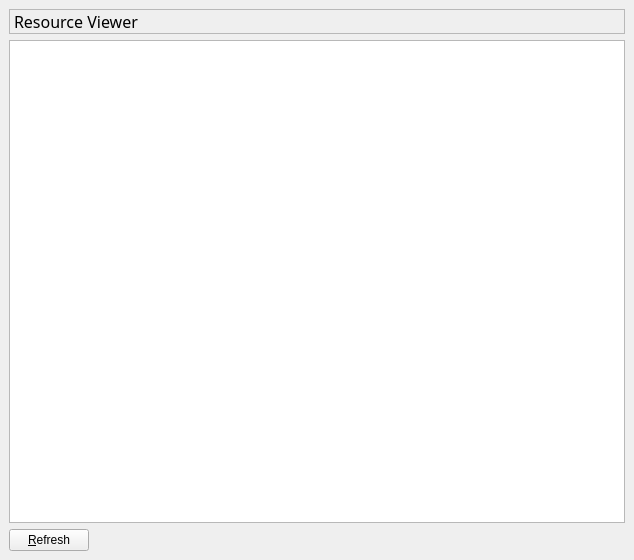
<ui version="4.0" >
 <author></author>
 <comment></comment>
 <exportmacro></exportmacro>
 <class>ResourceViewerBase</class>
 <widget class="QWidget" name="ResourceViewerBase" >
  <property name="geometry" >
   <rect>
    <x>0</x>
    <y>0</y>
    <width>634</width>
    <height>560</height>
   </rect>
  </property>
  <property name="windowTitle" >
   <string>Form</string>
  </property>
  <layout class="QVBoxLayout" >
   <property name="margin" >
    <number>9</number>
   </property>
   <property name="spacing" >
    <number>6</number>
   </property>
   <item>
    <widget class="QLabel" name="mTitleLbl" >
     <property name="font" >
      <font>
       <family>Sans Serif</family>
       <pointsize>12</pointsize>
       <weight>50</weight>
       <italic>false</italic>
       <bold>false</bold>
       <underline>false</underline>
       <strikeout>false</strikeout>
      </font>
     </property>
     <property name="autoFillBackground" >
      <bool>true</bool>
     </property>
     <property name="frameShape" >
      <enum>QFrame::StyledPanel</enum>
     </property>
     <property name="frameShadow" >
      <enum>QFrame::Sunken</enum>
     </property>
     <property name="lineWidth" >
      <number>3</number>
     </property>
     <property name="text" >
      <string>Resource Viewer</string>
     </property>
    </widget>
   </item>
   <item>
    <widget class="QTableView" name="mResourceTable" />
   </item>
   <item>
    <layout class="QHBoxLayout" >
     <property name="margin" >
      <number>0</number>
     </property>
     <property name="spacing" >
      <number>6</number>
     </property>
     <item>
      <widget class="QPushButton" name="mRefreshBtn" >
       <property name="text" >
        <string>&amp;Refresh</string>
       </property>
      </widget>
     </item>
     <item>
      <spacer>
       <property name="orientation" >
        <enum>Qt::Horizontal</enum>
       </property>
       <property name="sizeHint" >
        <size>
         <width>40</width>
         <height>20</height>
        </size>
       </property>
      </spacer>
     </item>
    </layout>
   </item>
  </layout>
 </widget>
 <pixmapfunction></pixmapfunction>
 <resources/>
 <connections/>
</ui>
